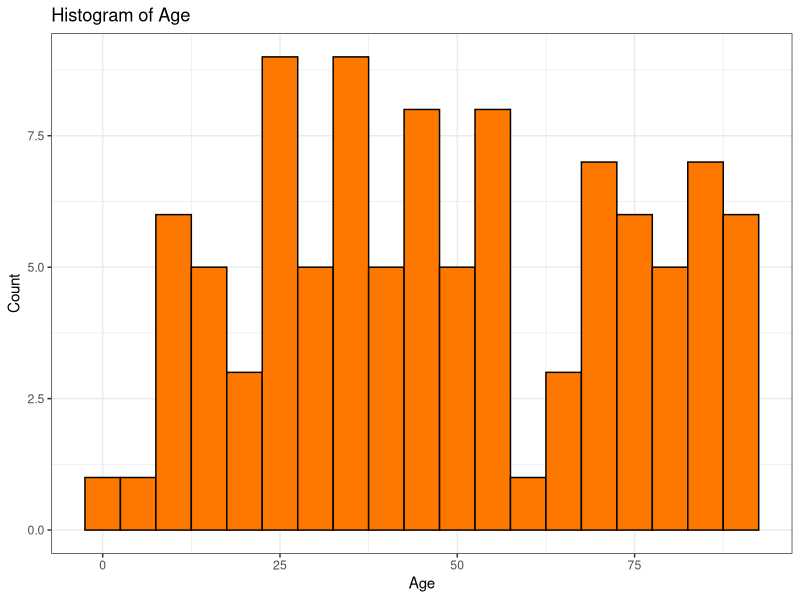
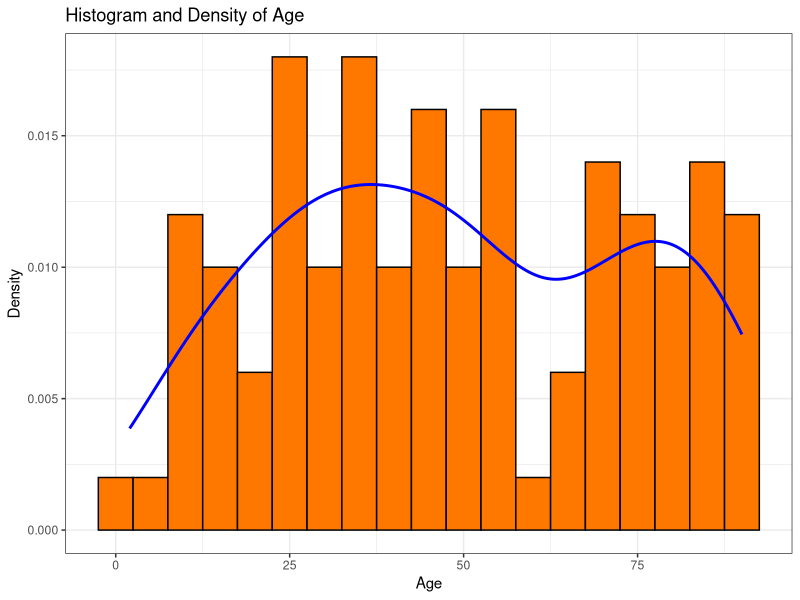
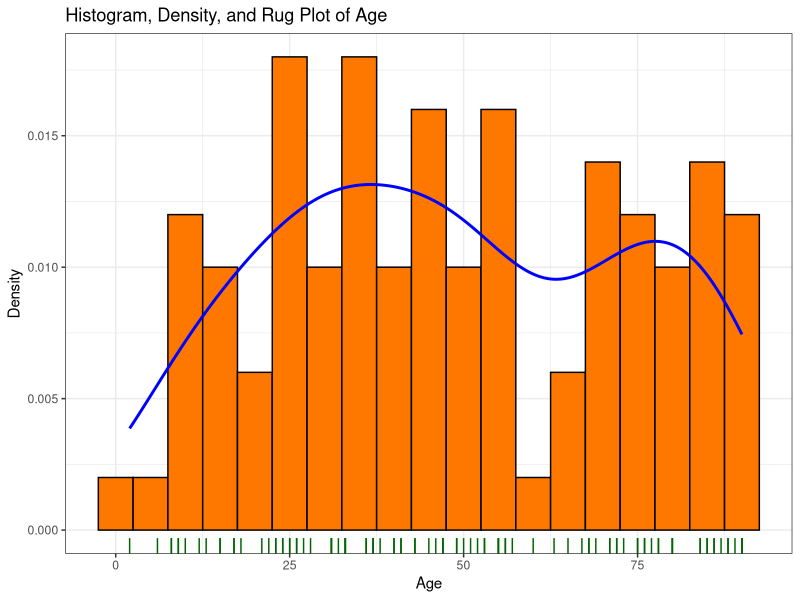
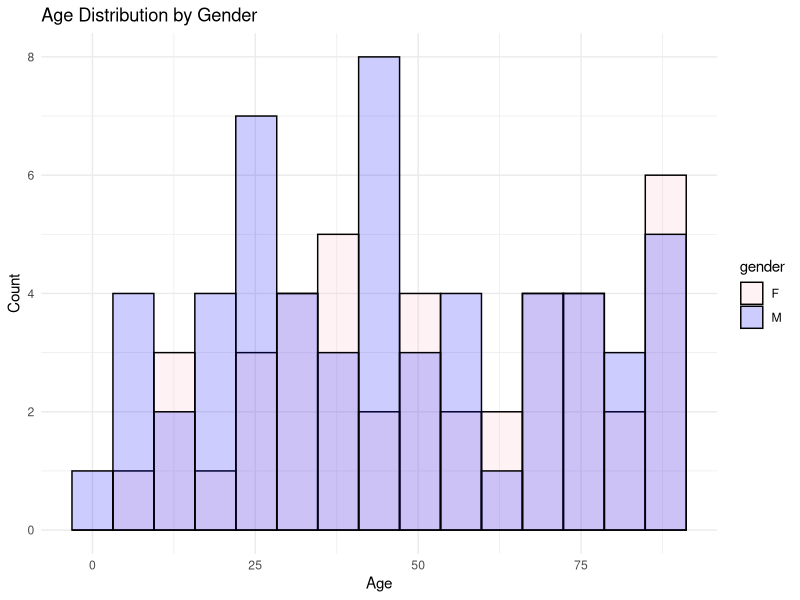
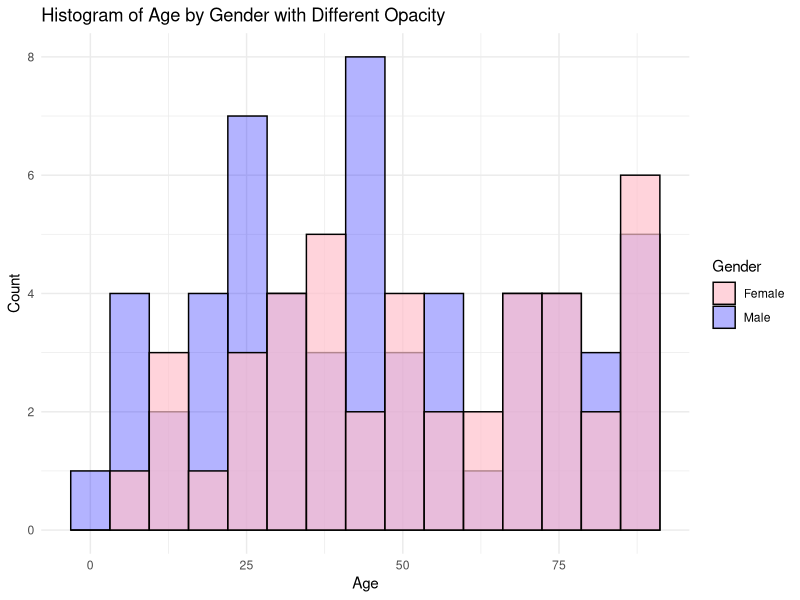
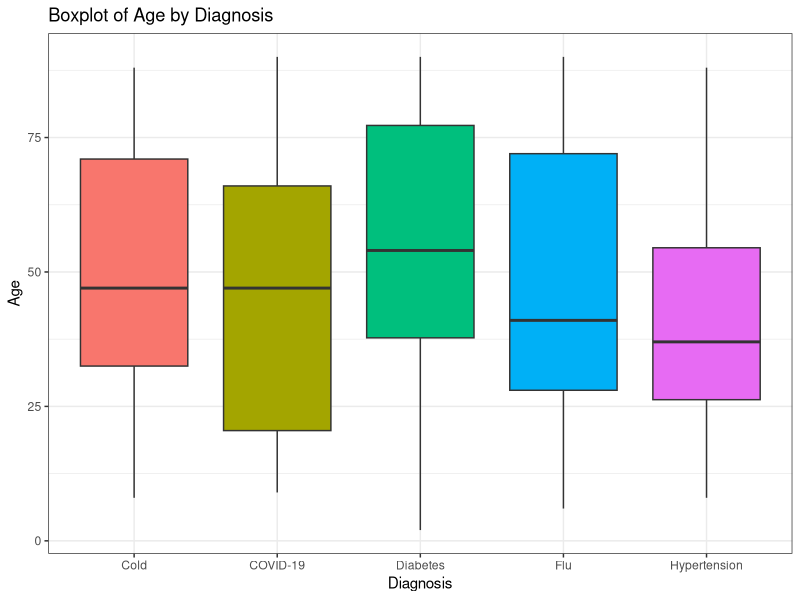
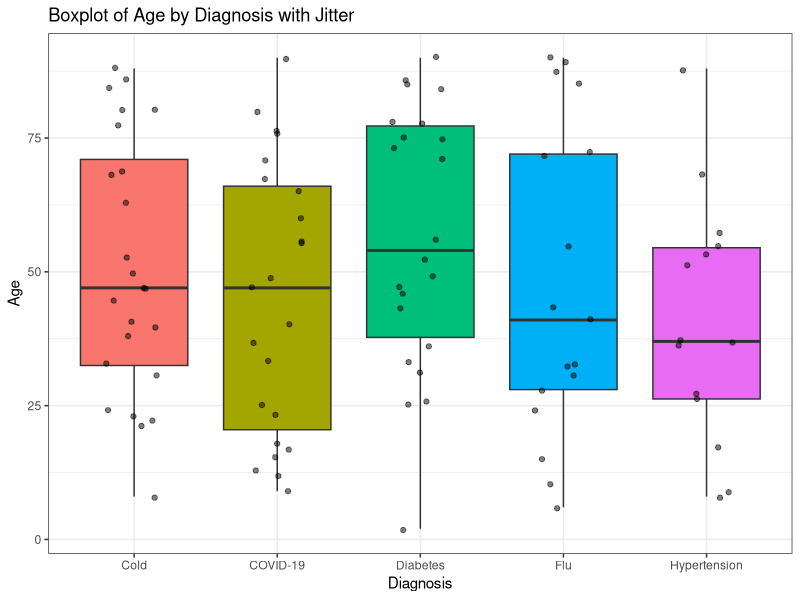
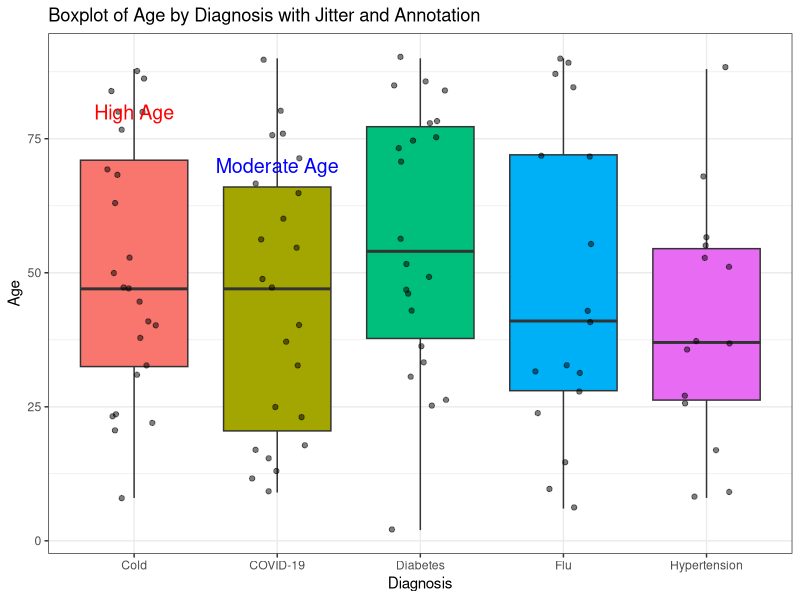

Here is the R script that generated these plots, in order:
# Author: Ntando
# Date: 2025-06-04
# Description: Lesson on Exploratory data Analysis (EDA) using R.
# Github Link: https://github.com/your_repo

# Load necessary libraries
library(tidyverse)
library(ggtext)

# Set the seed for reproducibility
set.seed(123)


# Create a hospital 100 sample dataset with 5 variables (numeric, character, date)
df <- tibble(
  id = 1:100,
  gender = sample(c("M", "F"), 100, replace = TRUE),
  age = sample(2:90, 100, replace = TRUE),
  admission_date = sample(seq(as.Date('2020-01-01'), as.Date('2023-01-01'), 
                              by="day"), 100, replace = TRUE),
  diagnosis = sample(c("Flu", "Cold", "COVID-19", "Diabetes", "Hypertension"), 
                     100, replace = TRUE)
  
)


# Display the first few rows of the dataset
df %>% head()


# glimpse 
df %>% glimpse()



# EDA ---------------------------------------------------------------------


## Histogram -------------------------------------------------------------


# Histogram of age
df %>%
  ggplot(aes(x = age)) +
  geom_histogram(binwidth = 5, fill = "#FE7800", 
                 color = "black") +
  labs(title = "Histogram of Age", x = "Age", y = "Count") +
  theme_bw()


# histogram of age with density
df %>%
  ggplot(aes(x = age)) +
  geom_histogram(aes(y = ..density..), binwidth = 5, fill = "#FE7800", 
                 color = "black") +
  geom_density(color = "blue", size = 1) +
  labs(title = "Histogram and Density of Age", x = "Age", y = "Density") +
  theme_bw()


# Histogram of age with density and rug plot
df %>%
  ggplot(aes(x = age)) +
  geom_histogram(aes(y = ..density..), binwidth = 5, fill = "#FE7800", 
                 color = "black") +
  geom_density(color = "blue", size = 1) +
  geom_rug(sides = "b", color = "darkgreen") +
  labs(title = "Histogram, Density, and Rug Plot of Age", 
       x = "Age", y = "Density") +
  theme_bw()
  


ggplot(df, aes(x = age, fill = gender)) +
  geom_histogram(position = "identity", alpha = 0.2, bins = 15, color = "black") +
  labs(
    title = "Age Distribution by Gender",
    x = "Age",
    y = "Count"
  ) +
  scale_fill_manual(values = c("M" = "blue", "F" = "pink")) +
  theme_minimal()


library(ggplot2)

ggplot() +
  # Male histogram
  geom_histogram(
    data = df %>% filter(gender == "M"),
    aes(x = age, fill = "Male"),
    alpha = 0.3,
    bins = 15,
    color = "black"
  ) +
  # Female histogram
  geom_histogram(
    data = df %>% filter(gender == "F"),
    aes(x = age, fill = "Female"),
    alpha = 0.7,
    bins = 15,
    color = "black"
  ) +
  scale_fill_manual(values = c("Male" = "blue", "Female" = "pink")) +
  labs(
    title = "Histogram of Age by Gender with Different Opacity",
    x = "Age",
    y = "Count",
    fill = "Gender"
  ) +
  theme_minimal()


## Boxplot -----------------------------------------------------------------


# Boxplot of diagnosis by age
df %>% 
  ggplot(aes(x = diagnosis, y = age, fill = diagnosis)) +
  geom_boxplot() +
  labs(title = "Boxplot of Age by Diagnosis", x = "Diagnosis", y = "Age") +
  theme_bw() +
  theme(legend.position = "none")


# Boxplot of diagnosis by age with jitter
df %>% 
  ggplot(aes(x = diagnosis, y = age, fill = diagnosis)) +
  geom_boxplot() +
  geom_jitter(width = 0.2, alpha = 0.5, color = "black") +
  labs(title = "Boxplot of Age by Diagnosis with Jitter", 
       x = "Diagnosis", y = "Age") +
  theme_bw() +
  theme(legend.position = "none")

# Boxplot of diagnosis by age with jitter and annotation
df %>% 
  ggplot(aes(x = diagnosis, y = age, fill = diagnosis)) +
  geom_boxplot() +
  geom_jitter(width = 0.2, alpha = 0.5, color = "black") +
  labs(title = "Boxplot of Age by Diagnosis with Jitter and Annotation", 
       x = "Diagnosis", y = "Age") +
  theme_bw() +
  theme(legend.position = "none") +
  annotate("text", x = 1, y = 80, label = "High Age", color = "red", size = 5) +
  annotate("text", x = 2, y = 70, label = "Moderate Age", color = "blue", size = 5)


ggplot(df, aes(x = diagnosis, y = age, fill = diagnosis)) +
  geom_boxplot(alpha = 0.6) +
  geom_jitter(width = 0.2, alpha = 0.4, color = "black") +
  theme_minimal() +
  labs(
    title = "Age Distribution by Diagnosis",
    subtitle = "COVID-19 patients appear older on average",
    y = "Age", x = "Diagnosis"
  ) +
  annotate("curve", x = 3, xend = 3, y = 15, yend = 3,
           arrow = arrow(length = unit(0.02, "npc")), color = "red") +
  annotate("text", x = 3, y = 15, label = "Outlier in COVID-19 group?", 
           color = "red")


## Line Plots -----------------------------------------------------

# Line plot of number of admissions by date
df %>%
  group_by(admission_date) %>%
  summarise(num_admissions = n()) %>%
  ggplot(aes(x = admission_date, y = num_admissions)) +
  geom_line(color = "#FE7800", size = 1) +
  labs(title = "Number of Admissions by Date", 
       x = "Admission Date", y = "Number of Admissions") +
  theme_bw() +
  theme(axis.text.x = element_text(angle = 45, hjust = 1))


df %>%
  count(month = floor_date(admission_date, "month")) %>%
  ggplot(aes(x = month, y = n)) +
  geom_line(color = "steelblue", size = 1.2) +
  geom_point(size = 2, color = "steelblue") +
  theme_minimal() +
  labs(
    title = "Monthly Hospital Admissions (2020–2023)",
    subtitle = "Spikes in early 2021 possibly related to COVID-19 waves",
    x = "Month", y = "Admissions"
  ) +
  annotate("rect", xmin = as.Date("2021-03-01"), xmax = as.Date("2021-04-30"),
           ymin = 0, ymax = Inf, alpha = 0.2, fill = "red") +
  annotate("text", x = as.Date("2021-02-01"), y = max(df$id)/5, 
           label = "COVID-19 spike?", color = "red")


## Bar plots ---------------------------------------------------------------


# Bar plot of number of admissions by diagnosis
df %>%
  group_by(diagnosis) %>%
  summarise(num_admissions = n()) %>%
  ggplot(aes(x = diagnosis, y = num_admissions, fill = diagnosis)) +
  geom_bar(stat = "identity") +
  labs(title = "Number of Admissions by Diagnosis", 
       x = "Diagnosis", y = "Number of Admissions") +
  theme_bw() +
  theme(legend.position = "none")

df %>%
  count(gender, diagnosis) %>%
  ggplot(aes(x = diagnosis, y = n, fill = gender)) +
  geom_col(position = "dodge") +
  labs(
    title = "Diagnosis Count by Gender",
    y = "Count", x = "Diagnosis"
  ) +
  scale_fill_brewer(palette = "Set1") +
  theme_minimal()



# Density plots -----------------------------------------------------------

ggplot(df, aes(x = age, fill = gender)) +
  geom_density(alpha = 0.5) +
  facet_wrap(~ diagnosis) +
  labs(
    title = "Age Density by Diagnosis and Gender",
    x = "Age", y = "Density"
  ) +
  theme_minimal()



